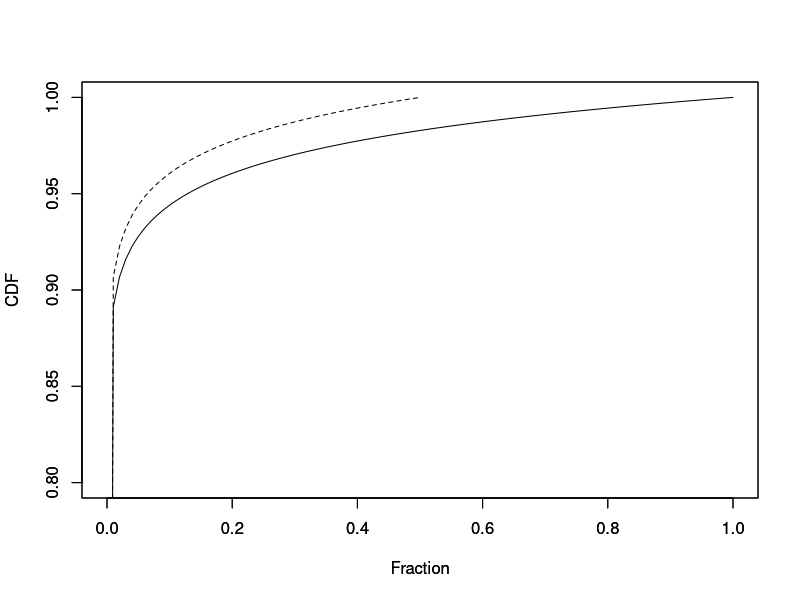

Write the R code that produced this figure.
setwd("/Users/park-wanbae/Desktop/MFE/2018-1/FIN513/Homework/HW8")
dist = read.csv("prob2_distribution.csv")

plot(dist$u, dist$D, type = 'l', xlab = "Fraction", ylab = "CDF",
     ylim = c(0.8, 1))
par(new = "T")
plot(dist$u, dist$L, type = 'l', xlab = "Fraction", ylab = "CDF",
     lty = 2, ylim = c(0.8, 1))
legend(0.0, 0.05, legend=c("L", "D"),
       lty=1:2, cex=0.8)
